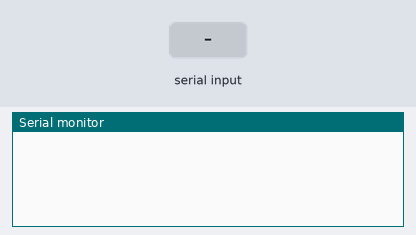
Simulated run of this sketch. Board: Arduino Uno, built with avr-gcc and run on an emulated ATmega328P. On the bench: the last lines printed to the serial monitor. The test bench sets the inputs (shaded band).

Above: at 1.2 s.
1.3 s: "90,45\n" received over the second serial link
At 2.1 s:
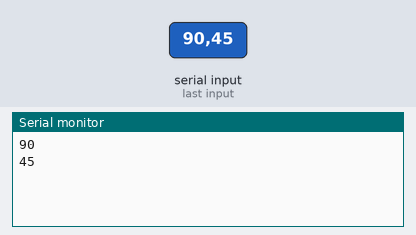
2.8 s: "30,150\n" received over the second serial link
At 4.6 s:
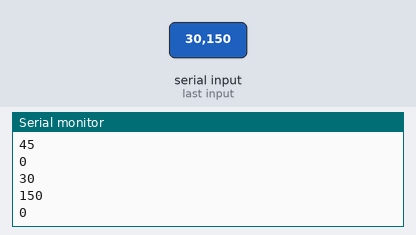
Timing chart, 0 to 6.1 s (numbered marks = the images above; inputs shaded):
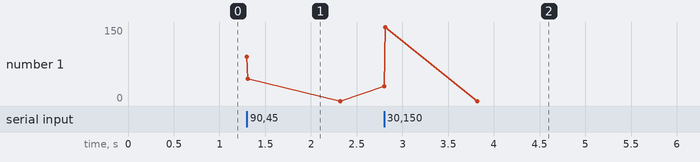

Measured:
- after the input at 1.3 s, the serial monitor: prints a new line at once (image 1)
- after the input at 2.8 s, the serial monitor: prints a new line at once (image 2)

The sketch:

serial_test.ino
```cpp
#include <SoftwareSerial.h>

SoftwareSerial mySoftWareSerial(2, 3);

int a;

void setup() {
  Serial.begin(9600);          //serial포트의 시리얼통신속도 지정, 데스크탑 컴퓨터와 시리얼 통신용
  mySoftWareSerial.begin(9600);         // Serial1포트의 시리얼통신속도 지정, 라즈베리파이와의 통신용
}

void loop() {
  if(mySoftWareSerial.available()>0){         // serial1 포트에 들어온 데이터가 있으면
     while(mySoftWareSerial.available()>0){
        a = mySoftWareSerial.parseInt();        // 값을 읽어들여 숫자로 변환한 후 변수에  할당
        Serial.println(a);
        mySoftWareSerial.println("seccess");
      }         // serial 포트로 각도값을 씀(컴퓨터에서 확인용)
 }
}
```
